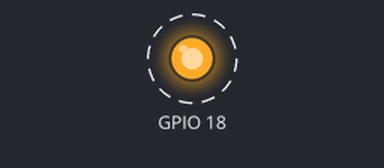
This program was run on a simulated Raspberry Pi (BCM pin numbers). Shown: output pins drawn as LEDs (lit = HIGH). Dashed ring = blinking.

Above: at 0.2 s.
Timing chart, 0 to 3.0 s (numbered marks = the images above):
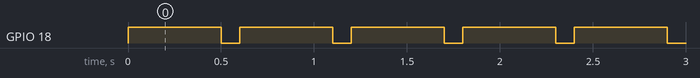

The program:

blink_led.py
```python
import RPi.GPIO as GPIO ## Import GPIO library
import time
#GPIO.setmode(GPIO.BOARD) ## Use board pin numbering
GPIO.setmode(GPIO.BCM) ##Use BCM pin Names
GPIO.setup(18, GPIO.OUT) ## Setup GPIO Pin 18 to OUT (LED)
GPIO.output(18,GPIO.HIGH) ## Turn on GPIO pin 18

while(1):
	GPIO.output(18,GPIO.HIGH)
	time.sleep(0.5)
	GPIO.output(18,GPIO.LOW)
	time.sleep(0.1)
# The same script as above but using BCM GPIO 00..nn numbers

#GPIO.setup(17, GPIO.IN)
#GPIO.setup(18, GPIO.OUT)
#input_value = GPIO.input(17)
#GPIO.output(18, GPIO.HIGH)
```

Measured:
- by itself, GPIO 18: alternates HIGH for 0.50 s and LOW for 0.10 s
